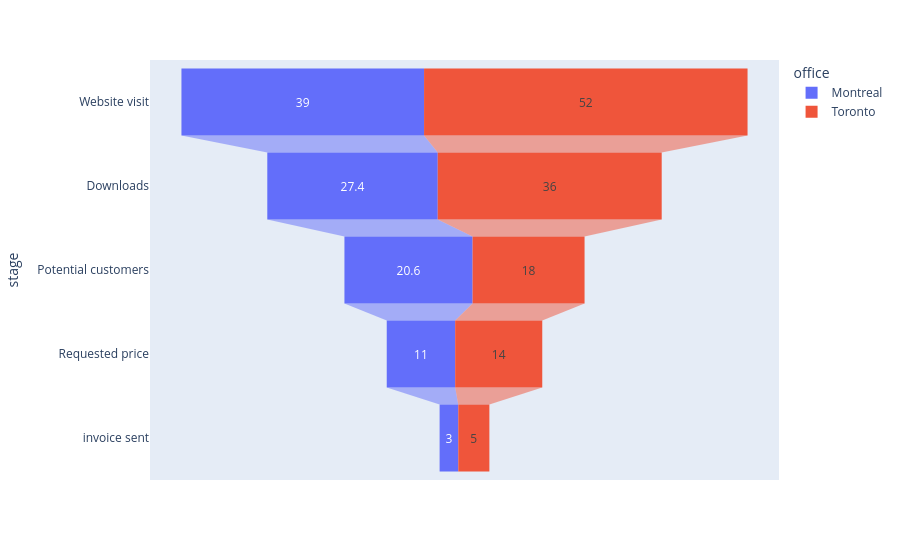

Source (notebook cell):
### Code cell
px.funnel(data_frame=df, x='number', y='stage', color='office')

### Figure 1 — Plotly figure (JSON) as saved in the notebook; plotly's stock layout.template omitted (floating-point values rounded to 4 significant figures)
{"data": [{"hovertemplate": "office=Montreal<br>number=%{x}<br>stage=%{y}<extra></extra>", "legendgroup": "Montreal", "marker": {"color": "#636efa"}, "name": "Montreal", "orientation": "h", "showlegend": true, "type": "funnel", "x": [39.0, 27.4, 20.6, 11.0, 3.0], "xaxis": "x", "y": ["Website visit", "Downloads", "Potential customers", "Requested price", "invoice sent"], "yaxis": "y"}, {"hovertemplate": "office=Toronto<br>number=%{x}<br>stage=%{y}<extra></extra>", "legendgroup": "Toronto", "marker": {"color": "#EF553B"}, "name": "Toronto", "orientation": "h", "showlegend": true, "type": "funnel", "x": [52.0, 36.0, 18.0, 14.0, 5.0], "xaxis": "x", "y": ["Website visit", "Downloads", "Potential customers", "Requested price", "invoice sent"], "yaxis": "y"}], "layout": {"legend": {"title": {"text": "office"}, "tracegroupgap": 0}, "margin": {"t": 60}, "xaxis": {"anchor": "y", "domain": [0, 1], "title": {"text": "number"}}, "yaxis": {"anchor": "x", "domain": [0, 1], "title": {"text": "stage"}}}}
